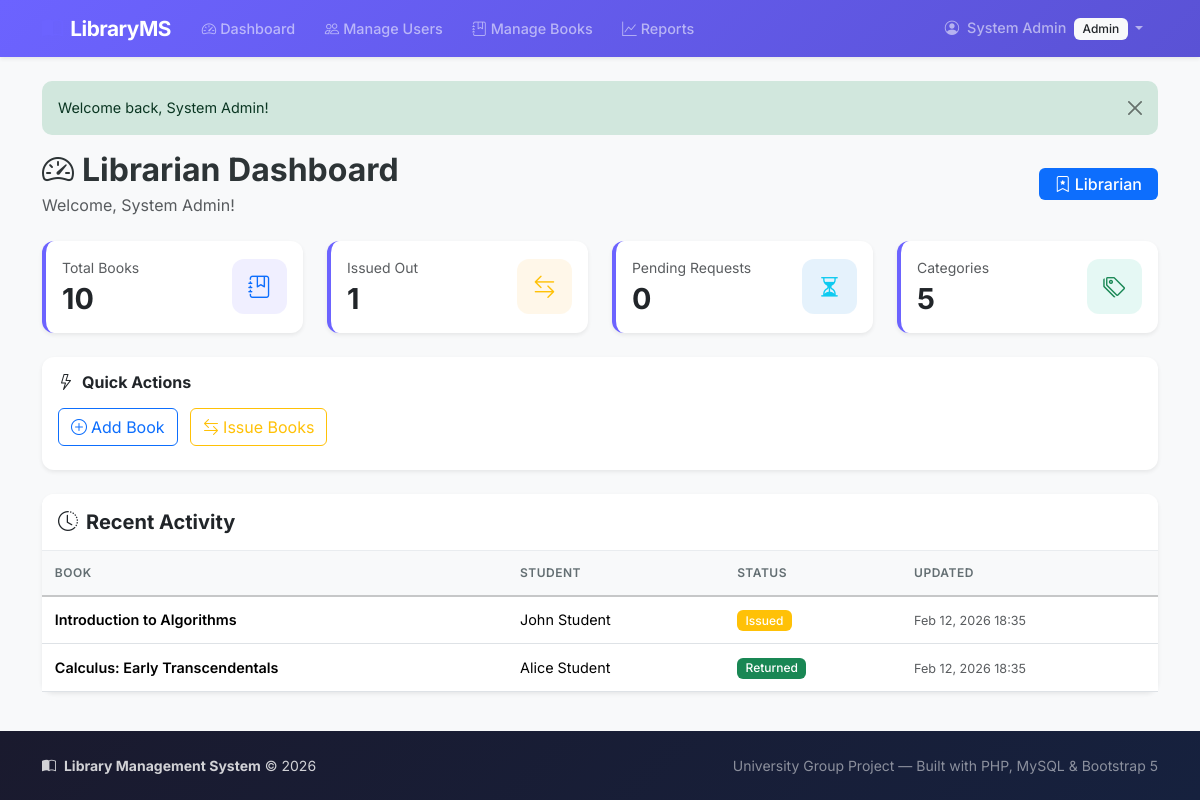
Page /librarian/dashboard.php (signed in) on the committed database.
### tables this page shows
CREATE TABLE IF NOT EXISTS `issued_books` (
    `id` INT AUTO_INCREMENT PRIMARY KEY,
    `book_id` INT NOT NULL,
    `user_id` INT NOT NULL,                       
    `issued_by` INT DEFAULT NULL,                 
    `issue_date` DATE DEFAULT NULL,               
    `due_date` DATE DEFAULT NULL,                 
    `return_date` DATE DEFAULT NULL,              
    `status` ENUM('Requested', 'Issued', 'Returned', 'Rejected') NOT NULL DEFAULT 'Requested',
    `created_at` TIMESTAMP DEFAULT CURRENT_TIMESTAMP,
    `updated_at` TIMESTAMP DEFAULT CURRENT_TIMESTAMP ON UPDATE CURRENT_TIMESTAMP,
    FOREIGN KEY (`book_id`) REFERENCES `books`(`id`) ON DELETE CASCADE,
    FOREIGN KEY (`user_id`) REFERENCES `users`(`id`) ON DELETE CASCADE,
    FOREIGN KEY (`issued_by`) REFERENCES `users`(`id`) ON DELETE SET NULL
);

CREATE TABLE IF NOT EXISTS `books` (
    `id` INT AUTO_INCREMENT PRIMARY KEY,
    `title` VARCHAR(255) NOT NULL,
    `author` VARCHAR(150) NOT NULL,
    `isbn` VARCHAR(20) DEFAULT NULL UNIQUE,
    `publisher` VARCHAR(150) DEFAULT NULL,
    `category_id` INT DEFAULT NULL,
    `qty_total` INT NOT NULL DEFAULT 1,           
    `qty_available` INT NOT NULL DEFAULT 1,       
    `added_by` INT DEFAULT NULL,                  
    `created_at` TIMESTAMP DEFAULT CURRENT_TIMESTAMP,
    `updated_at` TIMESTAMP DEFAULT CURRENT_TIMESTAMP ON UPDATE CURRENT_TIMESTAMP,
    FOREIGN KEY (`category_id`) REFERENCES `categories`(`id`) ON DELETE SET NULL,
    FOREIGN KEY (`added_by`) REFERENCES `users`(`id`) ON DELETE SET NULL
);

CREATE TABLE IF NOT EXISTS `users` (
    `id` INT AUTO_INCREMENT PRIMARY KEY,
    `name` VARCHAR(100) NOT NULL,
    `email` VARCHAR(150) NOT NULL UNIQUE,
    `password` VARCHAR(255) NOT NULL,            
    `role` ENUM('Admin', 'Librarian', 'Student') NOT NULL DEFAULT 'Student',
    `phone` VARCHAR(20) DEFAULT NULL,
    `created_at` TIMESTAMP DEFAULT CURRENT_TIMESTAMP,
    `updated_at` TIMESTAMP DEFAULT CURRENT_TIMESTAMP ON UPDATE CURRENT_TIMESTAMP
);

### librarian/dashboard.php (the view, shortened to what this page needs)
<?php
require_once __DIR__ . '/../config/db.php';
$totalBooks = $conn->query("SELECT COUNT(*) as total FROM books")->fetch_assoc()['total'] ?? 0;
$issuedOut = $conn->query("SELECT COUNT(*) as total FROM issued_books WHERE status = 'Issued'")->fetch_assoc()['total'] ?? 0;
$pendingRequests = $conn->query("SELECT COUNT(*) as total FROM issued_books WHERE status = 'Requested'")->fetch_assoc()['total'] ?? 0;
$totalCategories = $conn->query("SELECT COUNT(*) as total FROM categories")->fetch_assoc()['total'] ?? 0;
$recentActivity = $conn->query("
    SELECT ib.*, b.title as book_title, u.name as user_name
    FROM issued_books ib
    JOIN books b ON ib.book_id = b.id
    JOIN users u ON ib.user_id = u.id
    ORDER BY ib.updated_at DESC
    LIMIT 8
");
require_once __DIR__ . '/../includes/header.php';
?>
<div class="d-flex justify-content-between align-items-center mb-4">
    <div>
        <h2 class="fw-bold mb-1"><i class="bi bi-speedometer2 me-2"></i>Librarian Dashboard</h2>
        <p class="text-muted mb-0">Welcome, <?php echo sanitize($_SESSION['name']); ?>!</p>
    </div>
    <span class="badge bg-primary fs-6 px-3 py-2">
        <i class="bi bi-bookmark-star me-1"></i>Librarian
    </span>
</div>
<div class="row g-4 mb-4">
    <div class="col-xl-3 col-md-6">
        <div class="card stat-card border-0 shadow-sm h-100">
            <div class="card-body">
                <div class="d-flex justify-content-between align-items-center">
                    <div>
                        <p class="text-muted small mb-1">Total Books</p>
                        <h3 class="fw-bold mb-0"><?php echo $totalBooks; ?></h3>
                    </div>
                    <div class="stat-icon bg-primary-light">
                        <i class="bi bi-journal-bookmark text-primary"></i>
                    </div>
                </div>
            </div>
        </div>
    </div>
    <div class="col-xl-3 col-md-6">
        <div class="card stat-card border-0 shadow-sm h-100">
            <div class="card-body">
                <div class="d-flex justify-content-between align-items-center">
                    <div>
                        <p class="text-muted small mb-1">Issued Out</p>
                        <h3 class="fw-bold mb-0"><?php echo $issuedOut; ?></h3>
                    </div>
                    <div class="stat-icon bg-warning-light">
                        <i class="bi bi-arrow-left-right text-warning"></i>
                    </div>
                </div>
            </div>
        </div>
    </div>
    <div class="col-xl-3 col-md-6">
        <div class="card stat-card border-0 shadow-sm h-100">
            <div class="card-body">
                <div class="d-flex justify-content-between align-items-center">
                    <div>
                        <p class="text-muted small mb-1">Pending Requests</p>
                        <h3 class="fw-bold mb-0"><?php echo $pendingRequests; ?></h3>
                    </div>
                    <div class="stat-icon bg-info-light">
                        <i class="bi bi-hourglass-split text-info"></i>
                    </div>
                </div>
            </div>
        </div>
    </div>
    <div class="col-xl-3 col-md-6">
        <div class="card stat-card border-0 shadow-sm h-100">
            <div class="card-body">
                <div class="d-flex justify-content-between align-items-center">
                    <div>
                        <p class="text-muted small mb-1">Categories</p>
                        <h3 class="fw-bold mb-0"><?php echo $totalCategories; ?></h3>
                    </div>
                    <div class="stat-icon bg-success-light">
                        <i class="bi bi-tags text-success"></i>
                    </div>
                </div>
            </div>
        </div>
    </div>
</div>
<div class="row g-4 mb-4">
    <div class="col-12">
        <div class="card border-0 shadow-sm">
            <div class="card-body py-3">
                <h6 class="fw-bold mb-3"><i class="bi bi-lightning me-2"></i>Quick Actions</h6>
                <a href="<?php echo baseUrl(); ?>/librarian/manage_books.php" class="btn btn-outline-primary me-2 mb-2">
                    <i class="bi bi-plus-circle me-1"></i>Add Book
                </a>
                <a href="<?php echo baseUrl(); ?>/librarian/issue_books.php" class="btn btn-outline-warning me-2 mb-2">
                    <i class="bi bi-arrow-left-right me-1"></i>Issue Books
                </a>
            </div>
        </div>
    </div>
</div>
<div class="card border-0 shadow-sm">
    <div class="card-header bg-white py-3">
        <h5 class="fw-bold mb-0"><i class="bi bi-clock-history me-2"></i>Recent Activity</h5>
    </div>
    <div class="card-body p-0">
        <div class="table-responsive">
            <table class="table table-hover mb-0">
                <thead class="table-light">
                    <tr>
                        <th>Book</th>
                        <th>Student</th>
                        <th>Status</th>
                        <th>Updated</th>
                    </tr>
                </thead>
                <tbody>
                    <?php while ($row = $recentActivity->fetch_assoc()): ?>
                        <tr>
                            <td class="fw-semibold"><?php echo sanitize($row['book_title']); ?></td>
                            <td><?php echo sanitize($row['user_name']); ?></td>
                            <td>
                                <?php
                                $bc = 'secondary';
                                if ($row['status'] === 'Issued') $bc = 'warning';
                                elseif ($row['status'] === 'Returned') $bc = 'success';
                                elseif ($row['status'] === 'Requested') $bc = 'info';
                                elseif ($row['status'] === 'Rejected') $bc = 'danger';
                                ?>
                                <span class="badge bg-<?php echo $bc; ?>"><?php echo sanitize($row['status']); ?></span>
                            </td>
                            <td><small class="text-muted"><?php echo date('M d, Y H:i', strtotime($row['updated_at'])); ?></small></td>
                        </tr>
                    <?php endwhile; ?>
                </tbody>
            </table>
        </div>
    </div>
</div>
<?php require_once __DIR__ . '/../includes/footer.php'; ?>

### assets/css/style.css (style rules this page uses)
:root { --primary-color: #6c63ff; --primary-hover: #5a52d5; --primary-light: rgba(108, 99, 255, 0.1); --dark-bg: #1a1a2e; --dark-bg-light: #16213e; --text-primary: #2d3436; --text-muted: #636e72; --border-color: #e9ecef; --card-shadow: 0 2px 12px rgba(0, 0, 0, 0.08); --card-hover-shadow: 0 8px 25px rgba(0, 0, 0, 0.12); --transition-speed: 0.3s; }
body { font-family: 'Inter', -apple-system, BlinkMacSystemFont, 'Segoe UI', sans-serif; color: var(--text-primary); background-color: #f8f9fa; min-height: 100vh; display: flex; flex-direction: column; }
h1, h2, h3, h4, h5, h6 { font-weight: 600; }
a { color: var(--primary-color); transition: color var(--transition-speed); }
.card { border-radius: 12px; transition: all var(--transition-speed); }
.card-header { border-radius: 12px 12px 0 0 !important; border-bottom: 1px solid var(--border-color); }
.stat-card { border-left: 4px solid var(--primary-color) !important; overflow: hidden; }
.stat-card h3 { font-size: 1.8rem; font-weight: 700; }
.stat-icon { width: 55px; height: 55px; border-radius: 12px; display: flex; align-items: center; justify-content: center; font-size: 1.4rem; }
.bg-primary-light { background-color: rgba(108, 99, 255, 0.1); }
.bg-success-light { background-color: rgba(0, 184, 148, 0.1); }
.bg-warning-light { background-color: rgba(253, 203, 110, 0.15); }
.bg-info-light { background-color: rgba(9, 132, 227, 0.1); }
.table { font-size: 0.9rem; }
.table thead th { font-weight: 600; text-transform: uppercase; font-size: 0.75rem; letter-spacing: 0.5px; color: var(--text-muted); border-bottom-width: 2px; padding: 0.8rem; }
.table tbody td { vertical-align: middle; padding: 0.75rem 0.8rem; }
.badge { font-weight: 500; font-size: 0.75rem; padding: 0.4em 0.7em; border-radius: 6px; }

### rows in the picture
issued_books: book.title "Introduction to Algorithms", user.name "John Student", status "Issued", updated_at "Feb 12, 2026 18:35"
issued_books: book.title "Calculus: Early Transcendentals", user.name "Alice Student", status "Returned", updated_at "Feb 12, 2026 18:35"

### other values in the picture
$_SESSION['name'] "System Admin"
$_SESSION['role'] "Admin"
$msg "Welcome back, System Admin!"
$totalBooks "10"
$issuedOut "1"
$pendingRequests "0"
$totalCategories "5"
